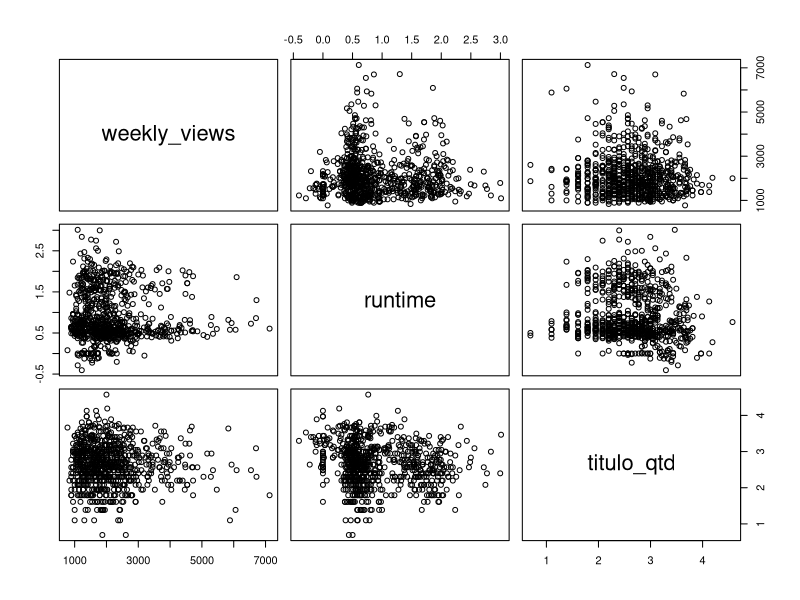
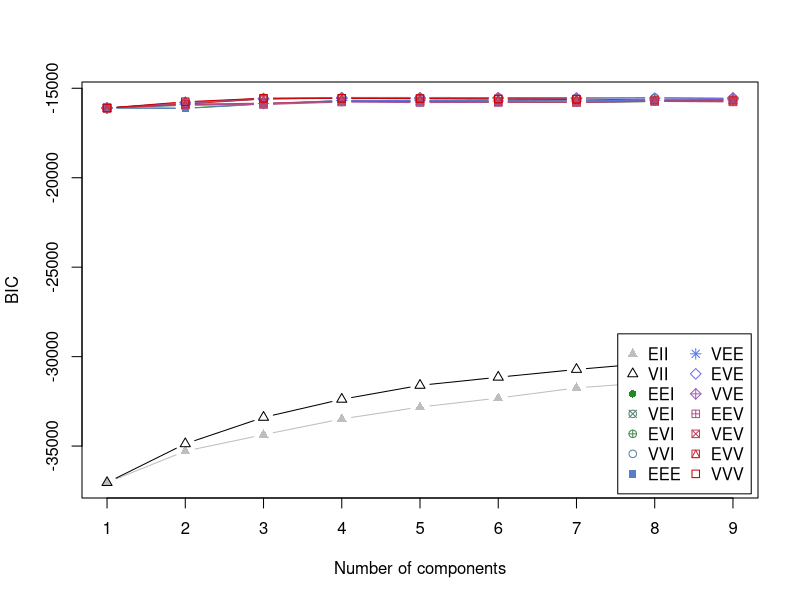
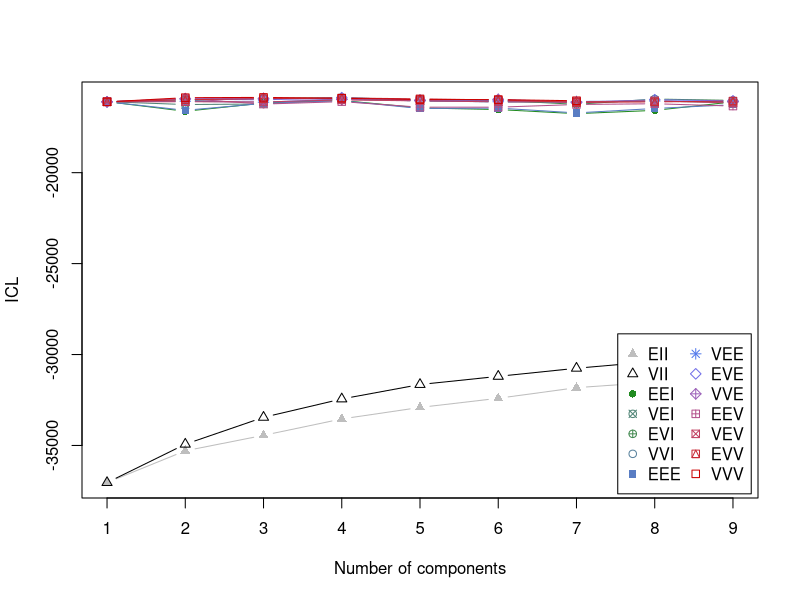
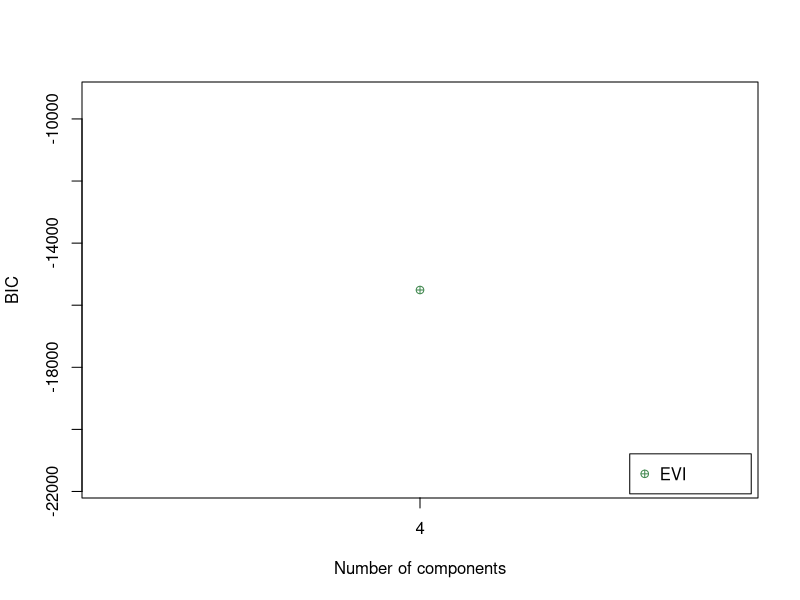
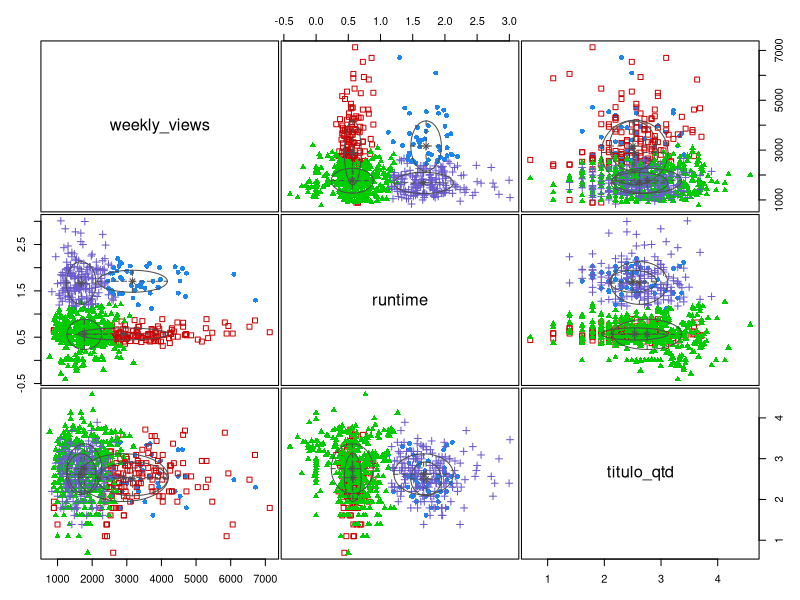
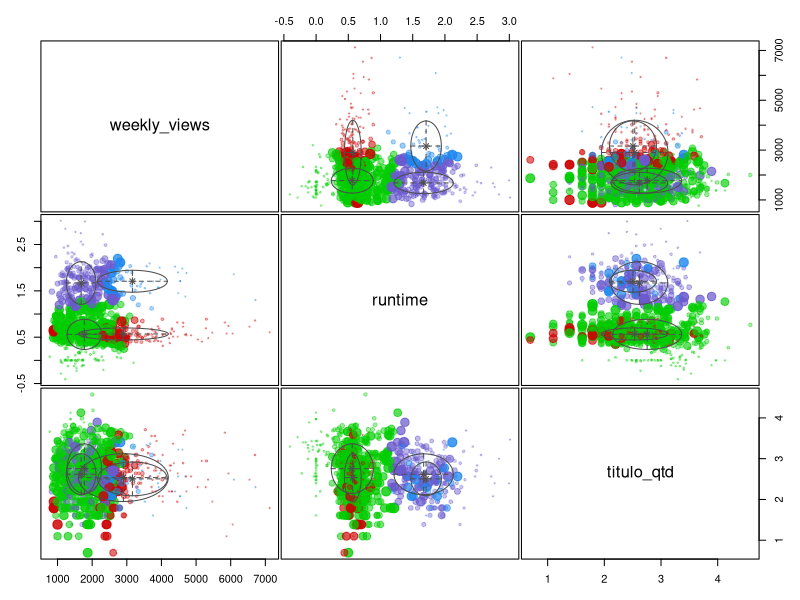
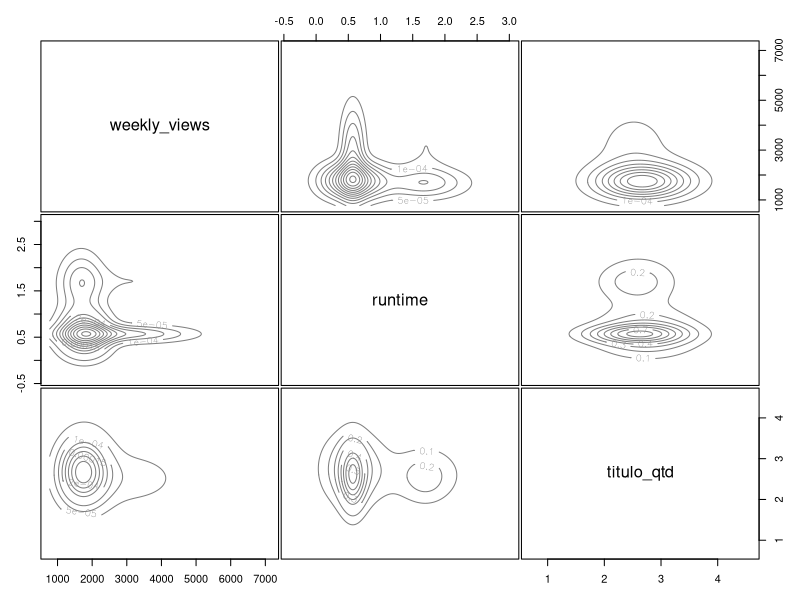
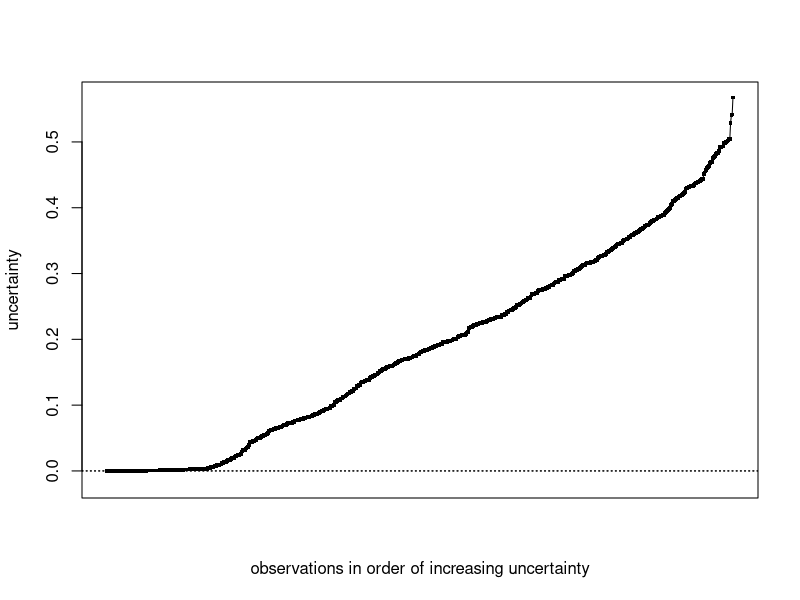

Recreate these plots in R, in order.
## ---- chunk 1
knitr::opts_chunk$set(echo = F, warning = F, error = F)
## ---- chunk 2
library(readxl)
library(tidyverse)
library(mclust)
## ---- chunk 3
dados <- read_xlsx("dados/all-weeks-globalNETFLIX.xlsx")
dados$category <- factor(dados$category)
dados$weekly_rank <- factor(dados$weekly_rank)
dados$cumulative_weeks_in_top_10 <- factor(dados$cumulative_weeks_in_top_10)

dados1 <- dados %>%
  select(!c(episode_launch_details,
            is_staggered_launch, season_title)) %>%
  drop_na() %>% 
  mutate(titulo_qtd = log(str_width(show_title)),
         runtime = log(runtime)) %>% #fazendo o log no runtime terao alguns valores -inf que vao quebrar o bic, mas o pairs nao parece bom sem o log.
  group_by(show_title) %>% 
  filter(weekly_views == max(weekly_views)) %>%
  ungroup()

## ---- chunk 4
dados1 %>%
  mutate(weekly_views = sqrt(weekly_views)) %>% 
  select(weekly_views, runtime, titulo_qtd) -> dados1
dados1$runtime <- ifelse(dados1$runtime == -Inf, 0, dados1$runtime)
pairs(dados1)

fitBIC <- mclustBIC(dados1)
plot(fitBIC)
fitBIC
fitICL <- mclustICL(dados1)
plot(fitICL)
fitICL
## ---- chunk 5
model1 <- Mclust(dados1, 4, modelNames = 'EVI')
plot(model1)
uncerPlot(model1$z)
## ---- chunk 6
